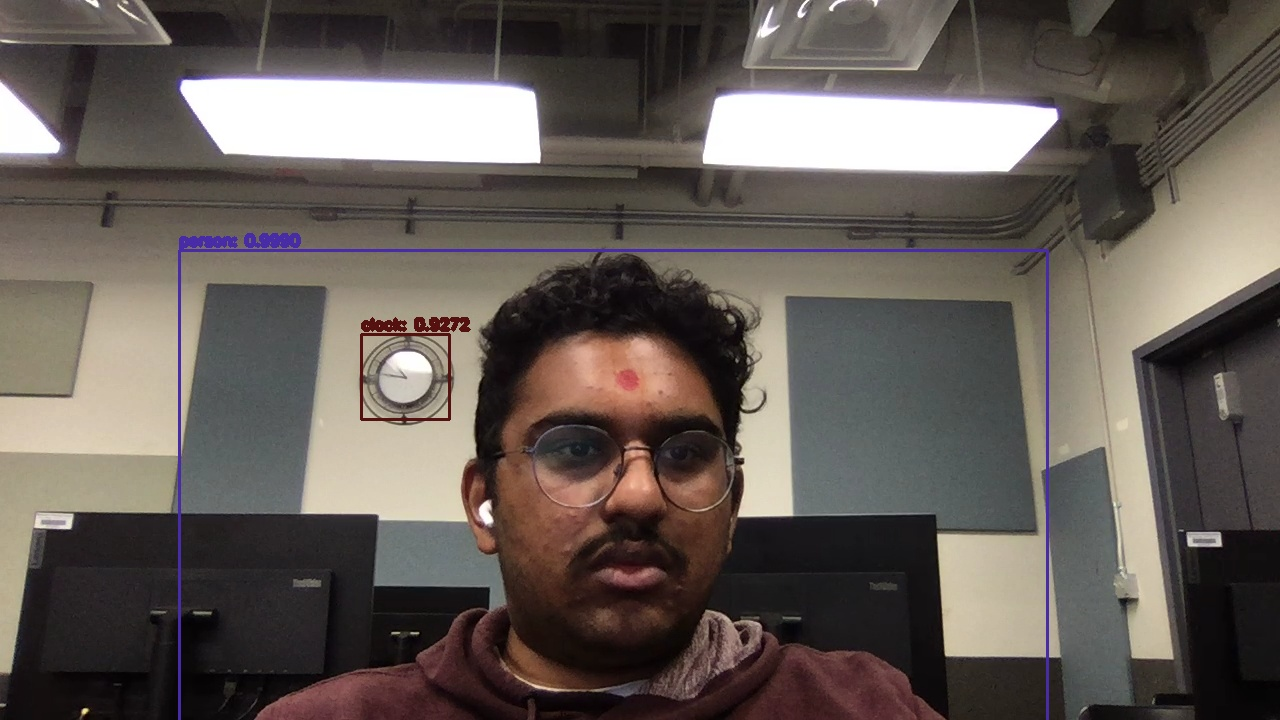
#> input picture Test1.jpeg, 1280 x 720 px, given in place of the camera
$ python FaceDetect.py
#> lines starting #> are read from the running program, lines starting #| are printed output that depends on the picture; after the words box and inside, x2 and y2 are one past the last pixel; in counts of white or black regions, pixels touching at a corner belong together
import cv2
import numpy as np

# Create a camera object
cap = cv2.VideoCapture(0)
# Create a window
cv2.namedWindow("Live Stream", cv2.WINDOW_NORMAL)
# Live stream, and capture an image if spacebar is pressed
while True:
    ret, frame = cap.read()
#> frame is the input picture: shape (720, 1280, 3); mean B, G, R 87.2, 92.5, 100.8
    cv2.imshow('Live Stream', frame)
    if cv2.waitKey(1) == ord(' '):
#> (key Esc is pressed here)
        cv2.imwrite("frame.jpg", frame)
        break

    # Release the camera and close all windows
cap.release()
cv2.destroyAllWindows()


# Now, read the image
img = cv2.imread('frame.jpg') # Read an image
cv2.imshow('Image', img) # Display
cv2.waitKey(0)

# Convert to grayscale
gray = cv2.cvtColor(img, cv2.COLOR_BGR2GRAY)

# Display the grayscale image
cv2.imshow('Grayscale', gray)
cv2.waitKey(0)
# #
# # Perform Canny edge detection on the grayscale image
edges = cv2.Canny(gray, 100, 200)
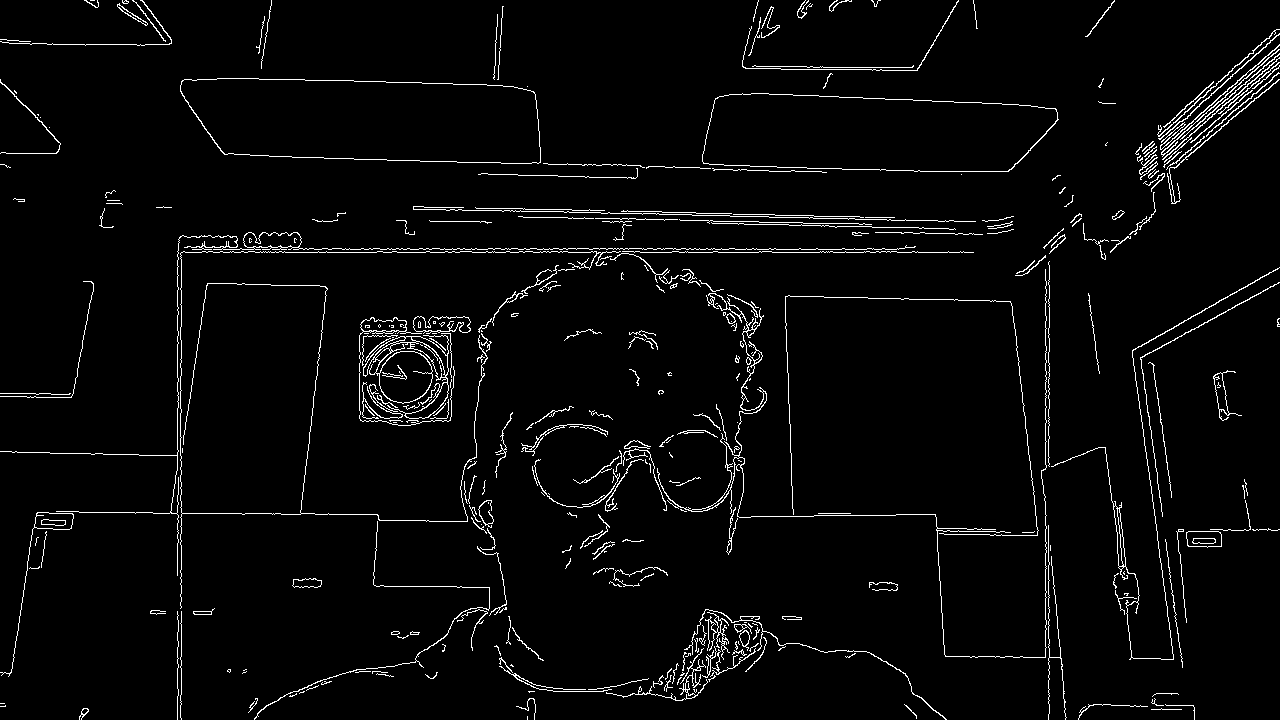
#> edges: shape (720, 1280); 3.2% white in thin lines or dots

# Display the edges
cv2.imshow('Edges', edges)
cv2.waitKey(0)

# Apply other kinds of filters
blur = cv2.GaussianBlur(img, (11, 11), 0)
cv2.imshow('Blur', blur)
cv2.waitKey(0)

sharpen = cv2.filter2D(img, -1, np.array([[-1, -1, -1], [-1, 9, -1], [-1, -1, -1]]))
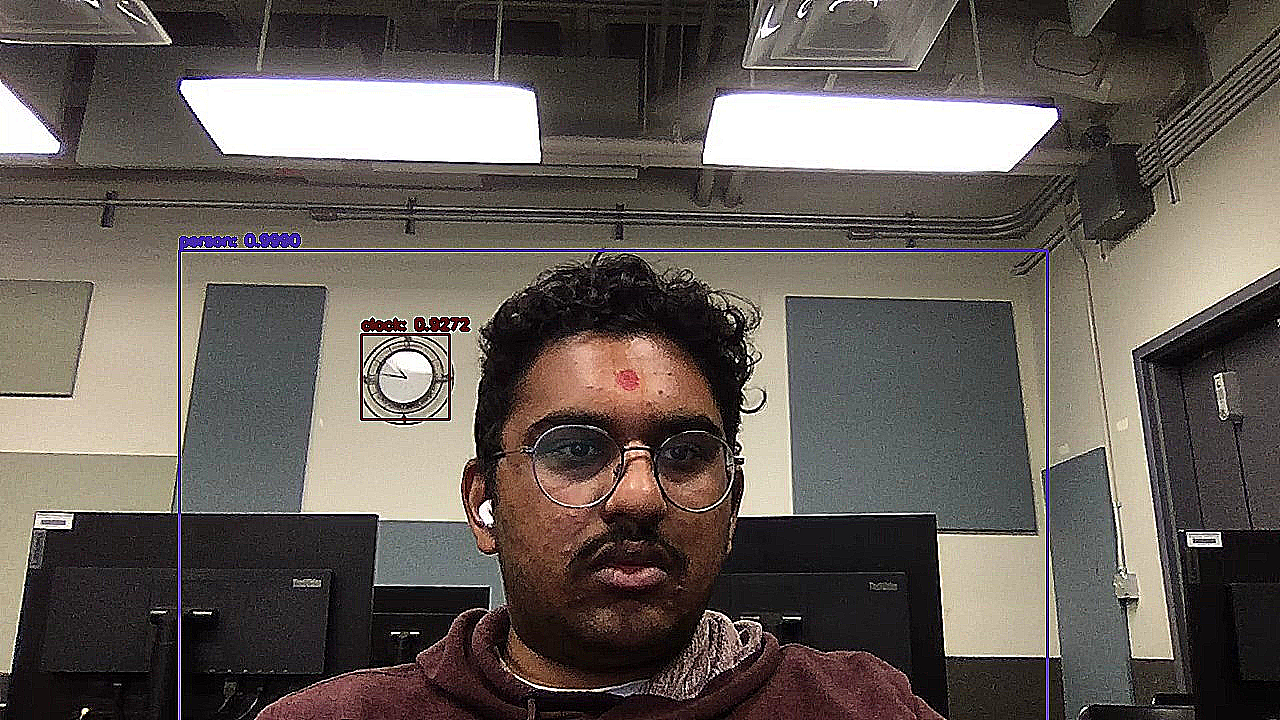
#> sharpen: shape (720, 1280, 3); mean B, G, R 88, 93.5, 101.1
cv2.imshow('Sharpen', sharpen)
cv2.waitKey(0)

# Face detection using Haar cascades
face_cascade = cv2.CascadeClassifier('haarcascade_frontalface_default.xml')

# Detect faces
faces = face_cascade.detectMultiScale(gray, 1.1, 4)
#> faces = [[486, 333, 292, 292]]
img_faces = img.copy()

# Draw the faces on the original imIage
for (x, y, w, h) in faces:
    cv2.rectangle(img_faces, (x, y), (x+w, y+h), (255, 0, 0), 2)
#> this loop made 1 pass
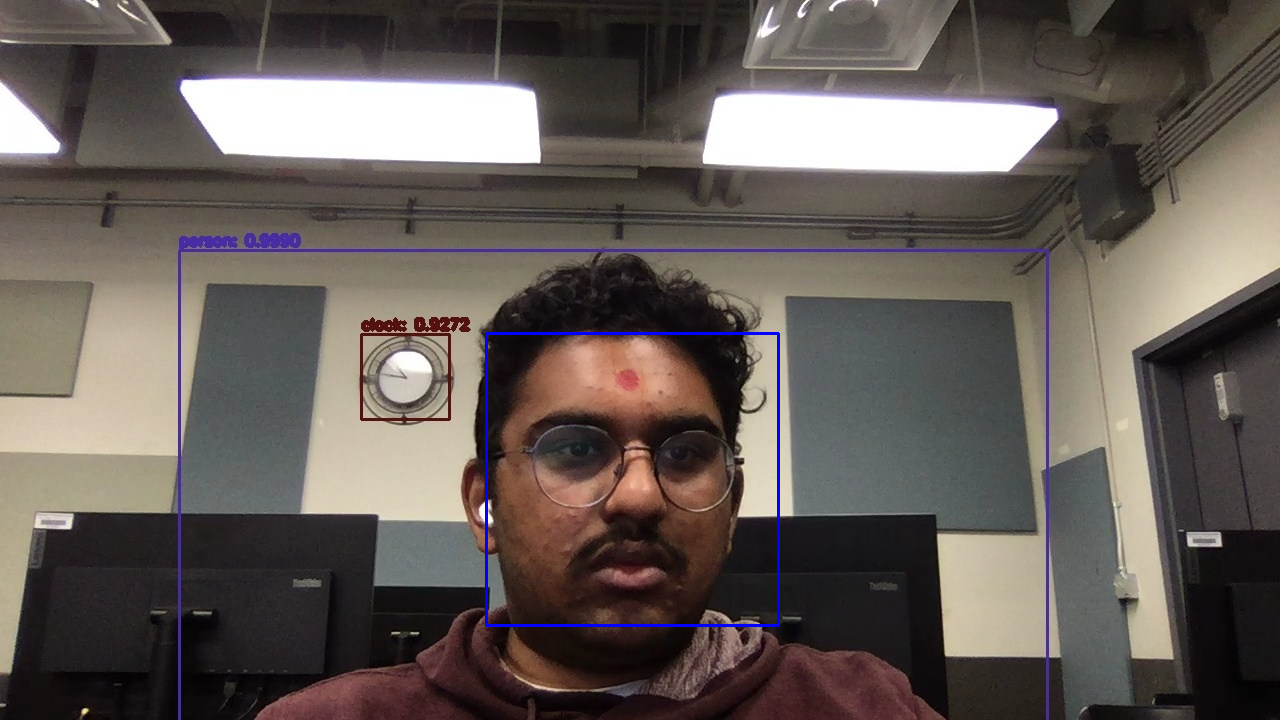
#> img_faces: shape (720, 1280, 3); mean B, G, R 87.9, 92.3, 100.5

# Display the image with faces
cv2.imshow('Faces', img_faces)
cv2.waitKey(0)


# Now, read the image
img = cv2.imread('frame.jpg') # Read an image

# Display the image
cv2.imshow('Image', img) # Display
cv2.waitKey(0) # wait until a key is pressed


# Using masks to find objects of a certain color:

# Convert image to HSV color space
hsv = cv2.cvtColor(img, cv2.COLOR_BGR2HSV)
#> hsv: shape (720, 1280, 3); mean H, S, V 55, 48.6, 102.2

# Define blue color range
lower_blue = np.array([100, 50, 50])
upper_blue = np.array([130, 255, 255])

# Create a mask of blue pixels in the image
mask = cv2.inRange(hsv, lower_blue, upper_blue)
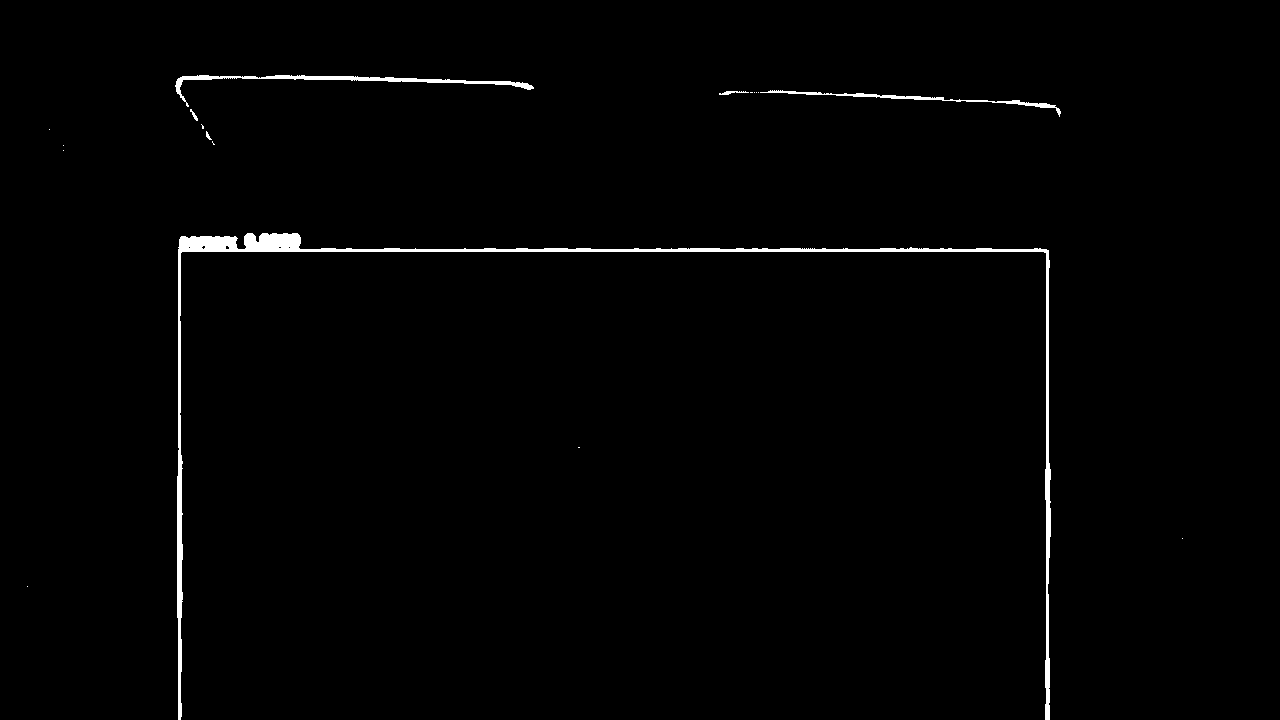
#> mask: shape (720, 1280); 1.1% white; 18 white regions (12 under 20 px), largest, box (x1, y1, x2, y2) and area: (177, 233, 1051, 720) 7887, (175, 75, 534, 107) 1403, (760, 90, 1061, 117) 803, (719, 91, 749, 95) 61, (190, 109, 198, 121) 34, (206, 131, 212, 140) 24

# Apply the mask to the original image to extract only blue objects
img_blue_objects = cv2.bitwise_and(img, img, mask=mask)

# Display the image with blue objects
cv2.imshow('Blue Objects', img_blue_objects)
cv2.waitKey(0)
